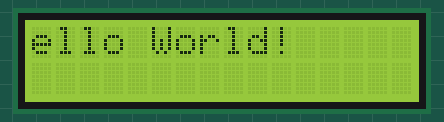
A sketch run on a simulated Arduino Uno, built with avr-gcc and run on an emulated ATmega328P. On the bench: 16×2 character LCD.

Above: at 1.13 s.
At 2.19 s:
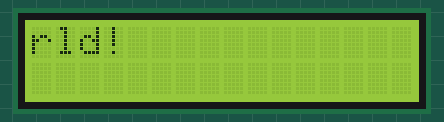
At 3.39 s:
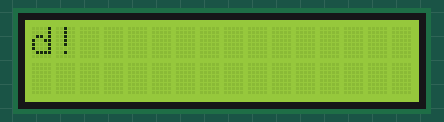
At 5.34 s:
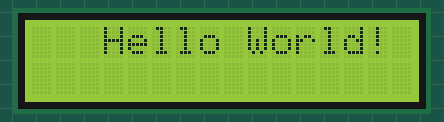
At 7.44 s:
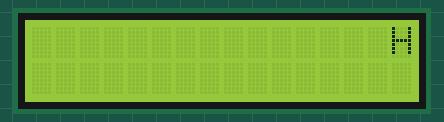
At 9.7 s:
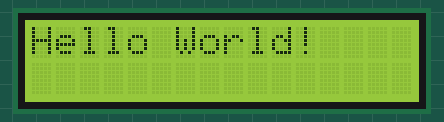

Measured:
- by itself, everything shown: repeats every 9.7 s, in 56 steps
- what the display in image 5 shows lasts 1.2 s, from 9.6 s to 10.8 s

The sketch:

sketch_nov18a_Scroll_Example.ino
```cpp
#include <LiquidCrystal.h>

const int rs = 12, e = 11, d4 = 5, d5 = 4, d6 = 3, d7 = 2;
LiquidCrystal lcd(rs, e, d4, d5, d6, d7);

void setup() {
  // put your setup code here, to run once:
  lcd.begin(16, 2);
  lcd.print("Hello World!");
  delay(1000);
}

void loop() {
  // scroll 13 positions (string length) to the left
  // to move it offscreen left:
  for (int positionCounter = 0; positionCounter < 13; positionCounter++) {
    // scroll one position left:
    lcd.scrollDisplayLeft();
    // wait a bit:
    delay(150);
  }

  // scroll 29 positions (string length + display length) to the right
  // to move it offscreen right:
  for (int positionCounter = 0; positionCounter < 29; positionCounter++) {
    // scroll one position right:
    lcd.scrollDisplayRight();
    // wait a bit:
    delay(150);
  }

  // scroll 16 positions (display length + string length) to the left
  // to move it back to center:
  for (int positionCounter = 0; positionCounter < 16; positionCounter++) {
    //scroll one position left:
    lcd.scrollDisplayLeft();
    // wait a bit:
    delay(150);
  }

  // delay at the end of the full loop:
  delay(1000);

}
```
